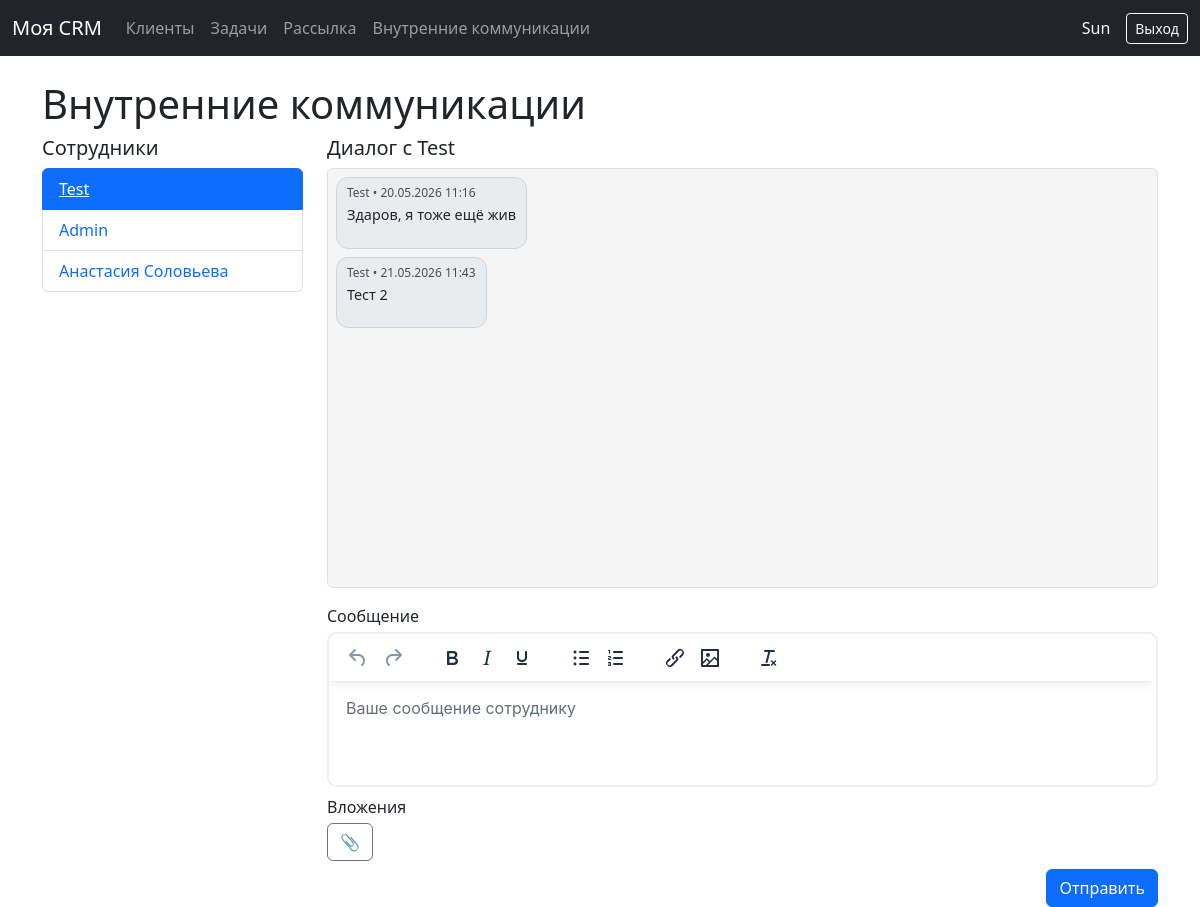
The app's page /internal/?user=4 (signed in) with its own data.
### crm/models.py (models this page shows, shortened)
class InternalMessage(models.Model):
    sender = models.ForeignKey(
        settings.AUTH_USER_MODEL,
        on_delete=models.CASCADE,
        related_name='sent_internal_messages',
        verbose_name='Отправитель',
    )
    recipient = models.ForeignKey(
        settings.AUTH_USER_MODEL,
        on_delete=models.CASCADE,
        related_name='received_internal_messages',
        verbose_name='Получатель',
    )
    text = models.TextField('Текст сообщения')
    created_at = models.DateTimeField('Отправлено', auto_now_add=True)
    is_read = models.BooleanField('Прочитано', default=False)
    class Meta:
        verbose_name = 'Внутреннее сообщение'
        verbose_name_plural = 'Внутренние сообщения'
        ordering = ['created_at']

### crm/views.py (the view, shortened to what this page needs)
# urls.py: path('internal/', views.internal_messages, name='internal_messages'),
@login_required
def internal_messages(request):
    user = request.user
    users = User.objects.filter(is_active=True).exclude(id=user.id).order_by('username')
    try:
        selected_user_id = int(request.GET.get('user') or 0)
    except ValueError:
        selected_user_id = 0
    selected_user = None
    if selected_user_id:
        selected_user = users.filter(id=selected_user_id).first()
    dialogue_messages = []
    if selected_user:
        dialogue_messages = (
            InternalMessage.objects
            .filter(
                Q(sender=user, recipient=selected_user) |
                Q(sender=selected_user, recipient=user)
            )
            .prefetch_related('attachments')
            .order_by('created_at')
        )
        InternalMessage.objects.filter(
            sender=selected_user,
            recipient=user,
            is_read=False,
        ).update(is_read=True)
    unread_by_user_id = {}
    unread_qs = (
        InternalMessage.objects
        .filter(recipient=user, is_read=False)
        .values('sender_id')
        .annotate(cnt=Count('id'))
    )
    for row in unread_qs:
        unread_by_user_id[row['sender_id']] = row['cnt']
    last_incoming_by_user_id = {}
    last_incoming_qs = (
        InternalMessage.objects
        .filter(recipient=user)
        .values('sender_id')
        .annotate(last_dt=Max('created_at'))
    )
    for row in last_incoming_qs:
        last_incoming_by_user_id[row['sender_id']] = row['last_dt']
    users_with_unread = []
    for u in users:
        cnt = unread_by_user_id.get(u.id, 0)
        last_dt = last_incoming_by_user_id.get(u.id)  # может быть None, если диалога не было
        users_with_unread.append((u, cnt, last_dt))
    from datetime import datetime as _dt
    def sort_key(item):
        _u, _cnt, last_dt = item
        if last_dt is None:
            return (1, 0)  # в конец
        ts = last_dt.timestamp() if hasattr(last_dt, 'timestamp') else 0
        return (0, -ts)
    users_with_unread.sort(key=sort_key)
    users_with_unread_simple = [(u, cnt) for (u, cnt, last_dt) in users_with_unread]
    context = {
        'users_with_unread': users_with_unread_simple,
        'selected_user': selected_user,
        'dialogue_messages': dialogue_messages,
    }
    return render(request, 'crm/internal_messages.html', context)

### crm/templates/crm/internal_messages.html (shortened to what this page needs)
{% extends "crm/base.html" %}
{% load static %}
{% block content %}
<h1>Внутренние коммуникации</h1>
<div class="row">
  <div class="col-md-3 mb-3">
    <h5>Сотрудники</h5>
    <ul class="list-group">
<ul class="list-group">
  {% for u, unread_count in users_with_unread %}
    <li class="list-group-item d-flex justify-content-between align-items-center
               {% if selected_user and u.id == selected_user.id %}active{% endif %}">
      <a href="{% url 'crm:internal_messages' %}?user={{ u.id }}"
         class="{% if selected_user and u.id == selected_user.id %}text-white{% else %}text-decoration-none{% endif %}">
        {{ u.get_full_name|default:u.username }}
      </a>
    </li>
  {% empty %}
    <li class="list-group-item text-muted">Нет других пользователей</li>
  {% endfor %}
</ul>
  </div>
  <div class="col-md-9">
    {% if selected_user %}
      <h5>Диалог с {{ selected_user.get_full_name|default:selected_user.username }}</h5>
      <div class="im-dialog-wrapper border rounded mb-3" id="imDialog">
        {% if dialogue_messages %}
          {% for m in dialogue_messages %}
            {% if m.sender_id == request.user.id %}
              <div class="im-message-row outgoing">
                <div class="im-message-bubble outgoing">
                  <div class="im-message-meta text-end">
                    Вы • {{ m.created_at|date:"d.m.Y H:i" }}
                  </div>
                  <div class="im-message-text">
                    {{ m.text|safe }}
                  </div>
                  {% if m.attachments.all %}
                    <div class="mt-2 small">
                      {% for a in m.attachments.all %}
                        <div>
                          <a href="{{ a.file.url }}" class="link-light" download>
                            📎 {{ a.original_name|default:a.file.name }}
                          </a>
                        </div>
                      {% endfor %}
                    </div>
                  {% endif %}
                </div>
              </div>
            {% else %}
              <div class="im-message-row incoming">
                <div class="im-message-bubble incoming">
                  <div class="im-message-meta">
                    {{ m.sender.get_full_name|default:m.sender.username }} • {{ m.created_at|date:"d.m.Y H:i" }}
                  </div>
                  <div class="im-message-text">
                    {{ m.text|safe }}
                  </div>
                </div>
              </div>
            {% endif %}
          {% endfor %}
        {% else %}
          <p class="text-muted mb-0">Пока нет сообщений.</p>
        {% endif %}
      </div>
      <form method="post" enctype="multipart/form-data" class="mt-2" id="internal-message-form">
        <div class="mb-2">
          <label for="id_html_text" class="form-label mb-1">Сообщение</label>
        </div>
        <div class="mb-2">
          <label class="form-label mb-1 d-block">Вложения</label>
          <label class="btn btn-outline-secondary mb-0" title="Прикрепить файлы">
            📎
          </label>
        </div>
        <div class="text-end">
          <button type="submit" class="btn btn-primary">Отправить</button>
        </div>
      </form>
    {% else %}
      <p class="text-muted">Выберите сотрудника слева, чтобы начать диалог.</p>
    {% endif %}
  </div>
</div>
{% endblock %}

### crm/templates/crm/base.html (shortened to what this page needs)
<!DOCTYPE html>
<html lang="ru">
<head>
    <link href="https://cdn.jsdelivr.net/npm/bootstrap@5.3.0/dist/css/bootstrap.min.css" rel="stylesheet">
</head>
<body>
<nav class="navbar navbar-expand-lg navbar-dark bg-dark mb-4">
  <div class="container-fluid">
    <a class="navbar-brand" href="{% url 'crm:dashboard' %}">Моя CRM</a>
    <div class="collapse navbar-collapse" id="navbarSupportedContent">
      <ul class="navbar-nav me-auto mb-2 mb-lg-0">
        <li class="nav-item">
          <a class="nav-link" href="{% url 'crm:client_list' %}">Клиенты</a>
        </li>
        <li class="nav-item">
          <a class="nav-link" href="{% url 'crm:task_list' %}">Задачи</a>
        </li>
        <li class="nav-item">
          <a class="nav-link" href="{% url 'crm:bulk_mail' %}">Рассылка</a>
        </li>
		<li class="nav-item">
			<a class="nav-link" href="{% url 'crm:internal_messages' %}">Внутренние коммуникации</a>
		</li>
      </ul>
      <span class="navbar-text text-light me-3">
        {% if user.is_authenticated %}
          {{ user.username }}
        {% endif %}
      </span>
      {% if user.is_authenticated %}
        <form method="post" action="{% url 'logout' %}" style="display:inline;">
          <button type="submit" class="btn btn-outline-light btn-sm">Выход</button>
        </form>
      {% else %}
        <a class="btn btn-outline-light btn-sm" href="{% url 'login' %}">Вход</a>
      {% endif %}
    </div>
  </div>
</nav>
<div class="container">
    {% block content %}{% endblock %}
</div>
</body>
</html>

### crm/templates/crm/internal_messages.html (style rules this page uses)
.im-dialog-wrapper { height: 420px; overflow-y: auto; background: #f5f5f5; padding: 8px; }
.im-message-row { margin-bottom: 8px; display: flex; }
.im-message-row.incoming { justify-content: flex-start; }
.im-message-bubble { max-width: 75%; padding: 6px 10px; border-radius: 12px; font-size: 0.9rem; }
.im-message-bubble.incoming { background-color: #e9ecef; color: #212529; border: 1px solid #d0d4da; }
.im-message-meta { font-size: 0.75rem; opacity: 0.8; margin-bottom: 2px; }

### records on screen
InternalMessage: sender.get_full_name "Test", created_at "20.05.2026 11:16", text "Здаров, я тоже ещё жив"
InternalMessage: sender.get_full_name "Test", created_at "21.05.2026 11:43", text "Тест 2"

### other values on screen
{{ user.username }} "Sun"
{{ u.get_full_name|default:u.username }} "Test"
{{ u.get_full_name|default:u.username }} "Admin"
{{ u.get_full_name|default:u.username }} "Анастасия Соловьева"
{{ selected_user.get_full_name|default:selected_user.username }} "Test"
